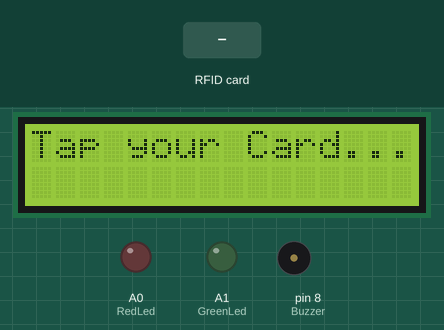
This sketch was run on a simulated Arduino Uno, built with avr-gcc and run on an emulated ATmega328P. Parts: 16×2 character LCD, output pins drawn as LEDs (lit = HIGH), buzzer (waves = sounding, pin HIGH). Inputs (shaded band) come from the test bench. Pins used as bus, display or sensor lines are not drawn; what the sketch prints to the serial monitor is not drawn.

Above: at 1.3 s.
1.4 s: RFID card E5 1F CD 10 held to the reader
At 3.0 s:
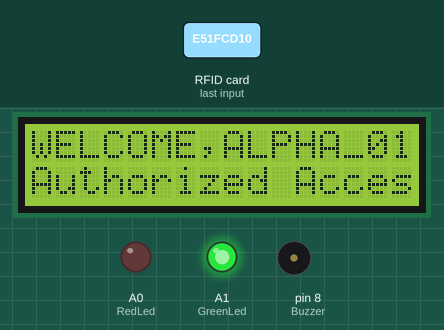
3.3 s: RFID card 5E 7A 19 C4 held to the reader
At 4.3 s:
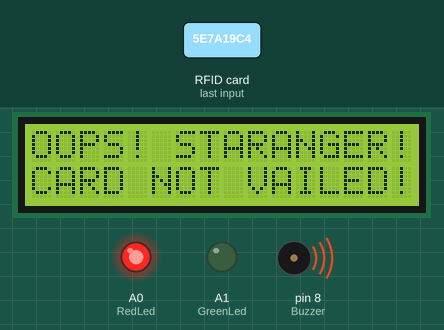
6.3 s: RFID card 6B A1 4D 1F held to the reader
At 7.9 s:
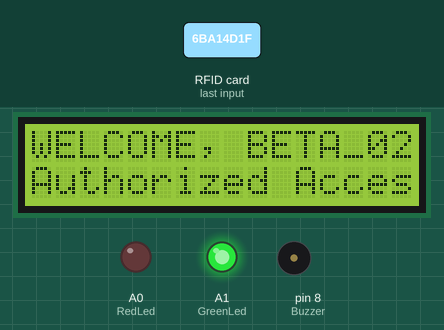
8.2 s: RFID card A4 84 B0 13 held to the reader
At 10.0 s:
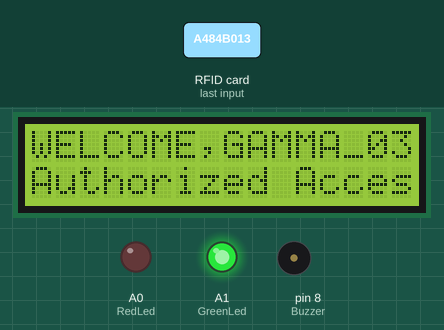
Timing chart, 0 to 11.8 s (numbered marks = the images above; inputs shaded):
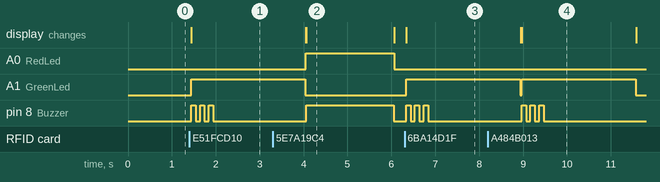

The sketch:

RFID_Arduino.ino
```cpp
//*******************************libraries********************************
#include <SPI.h>          //Serial Peripheral Interface used to communicate with pheripheral devices.
#include <MFRC522.h>      //MFRC522 used for read/write different types of RFID cards or tags.
#include<LiquidCrystal.h> //It is used for read/write different operation of LCD.
//************************************************************************

//*******************************Pin Define*******************************
int const RedLed=A0;
int const GreenLed=A1;
int const Buzzer=8;
#define SS_PIN 10
#define RST_PIN 9
LiquidCrystal lcd(2, 3, 4, 5, 6, 7);
MFRC522 mfrc522(SS_PIN, RST_PIN); // Create MFRC522 instance.
//************************************************************************

//*******************************Card Define******************************
byte card_ID[4];                                //card UID size 4byte
byte Name1[4]={0xE5,0x1F,0xCD,0x10};            //first UID card
byte Name2[4]={0x6B,0xA1,0x4D,0x1F};            //second UID card
byte Name3[4]={0xA4,0x84,0xB0,0x13};            // Third UID card
byte Name4[4]={0x3B,0x3C,0xD2,0x0D};            // Fourth UID card
                                                //if you want the arduino to detect the cards only once
int NumbCard[4];                                //this array content the number of cards. in my case i have just two cards.
int j=0;
String Name;                                    //user name
long Number;                                    //user number
//************************************************************************

void setup() {
  Serial.begin(9600);                           // Initialize serial communications with the PC
  SPI.begin();                                  // Initialization SPI bus
  mfrc522.PCD_Init();                           // Initialization MFRC522 card
  lcd.begin(16, 2);                             // Initialization LCD Display
   //---------------------------------------------------------------------------------------------
  Serial.println("CLEARSHEET");                 // clears starting at row 1
  Serial.println("LABEL,Date,Time,Name,Number");// make four columns (Date,Time,[Name:"user name"]line 48 & 52,[Number:"user number"]line 49 & 53)
  lcd.print("Tap your Card....");               // print on lcd display
   //---------------------------------------------------------------------------------------------
  pinMode(RedLed,OUTPUT);                       //Initialize Red Led
  pinMode(GreenLed,OUTPUT);                     //Initialize Green Led
  pinMode(Buzzer,OUTPUT);                       //Initialize Buzzer
   //---------------------------------------------------------------------------------------------
   }

void loop() {
                                                //look for new card
   if ( ! mfrc522.PICC_IsNewCardPresent()) {
  return;                                       //got to start of loop if there is no card present
 }
                                                // Select one of the cards
 if ( ! mfrc522.PICC_ReadCardSerial()) {
  return;                                       //if read card serial(0) returns 1, the uid struct contians the ID of the read card.
 }
   //--------------------------------------------------------------------------------------------
      // Check for card user
 for (byte i = 0; i < mfrc522.uid.size; i++) {
     card_ID[i]=mfrc522.uid.uidByte[i];

       if(card_ID[i]==Name1[i]){
       Name="ALPHA";                             //user name
       Number=01;                               //user number
       j=0;                                     //first number in the NumbCard array
       lcd.setCursor(0, 0);                     //Set the cursor on first column first row on lcd display
       lcd.print("WELCOME,ALPHA_01 ");          //print the user name on lcd display
       lcd.setCursor(0, 1);                     //set the cursor on first column second row on lcd display
       lcd.print("Authorized Access");          //print the message on the lcd display
      }

      else if(card_ID[i]==Name2[i]){
       Name="BETA";                            //user name
       Number=02;                               //user number
       j=1;                                     //Third number in the NumbCard array
       lcd.setCursor(0, 0);                     //Set the cursor on first column first row on lcd display
       lcd.print("WELCOME, BETA_02 ");           //print the user name on lcd display
       lcd.setCursor(0, 1);                     //set the cursor on first column second row on lcd display
       lcd.print("Authorized Access");          //print the message on the lcd display
      }

      else if(card_ID[i]==Name3[i]){
       Name="GAMMA";                              //user name
       Number=03;                                //user number
       j=2;                                      //Third number in the NumbCard array
       lcd.setCursor(0, 0);                      //Set the cursor on first column first row on lcd display
       lcd.print("WELCOME,GAMMA_03 ");            //print the user name on lcd display
       lcd.setCursor(0, 1);                      //set the cursor on first column second row on lcd display
       lcd.print("Authorized Access");           //print the message on the lcd display
      }

      else if(card_ID[i]==Name4[i]){
       Name="DELTA";                             //user name
       Number=04;                                //user number
       j=3;                                      //Third number in the NumbCard array : NumbCard[j]
       lcd.setCursor(0, 0);                      //Set the cursor on first column first row on lcd display
       lcd.print("WELCOME,DELTA_04 ");           //print the user name on lcd display
       lcd.setCursor(0, 1);                      //set the cursor on first column second row on lcd display
       lcd.print("Authorized Access");           //print the message on the lcd display
      }

      //If the card is not valid. So red led will glow and access denied.
      else{
       digitalWrite(GreenLed,LOW);
       digitalWrite(RedLed,HIGH);
       lcd.setCursor(0, 0);
       lcd.print("OOPS! STARANGER!  ");
       lcd.setCursor(0, 1);
       lcd.print("CARD NOT VAILED!  ");
       digitalWrite(Buzzer, HIGH);
       delay(2000);
       digitalWrite(Buzzer, LOW);
       goto cont;                                 //go directly to "cont" line
     }
}

    //-------------------------------------------------------------------------------------------
       // Sending data to Excel Sheet and command for glow green led for authorized access and beep sound
      NumbCard[j] = 1;                            //put 1 in the NumbCard array : NumbCard[j]={1,1} to let the arduino know if the card was detecting
      Serial.print("DATA,DATE,TIME," + Name);     //send the Name to excel
      Serial.print(",");
      Serial.println(Number);                     //send the Number to excel
      digitalWrite(GreenLed,HIGH);
      digitalWrite(RedLed,LOW);
      digitalWrite(Buzzer, HIGH);
      delay(100);
      digitalWrite(Buzzer, LOW);
      delay(100);
      digitalWrite(Buzzer, HIGH);
      delay(100);
      digitalWrite(Buzzer, LOW);
      delay(100);
      digitalWrite(Buzzer, HIGH);
      delay(100);
      digitalWrite(Buzzer, LOW);
      delay(100);
      digitalWrite(Buzzer,LOW);
      delay(2000);
      digitalWrite(GreenLed,LOW);
      lcd.setCursor(0, 0);
      lcd.print("Tap your Card....");
      lcd.setCursor(0, 1);
      lcd.print("                 ");
      Serial.println("SAVEWORKBOOKAS,Names/WorkNames");

  //----------------------------------------------------------------------------------------------
    //defalt command for unauthorised access
cont:
lcd.setCursor(0, 0);
lcd.print("Tap your Card....");
lcd.setCursor(0, 1);
lcd.print("                 ");
digitalWrite(RedLed,LOW);

}
```

Measured:
- after the input at 1.4 s, A1 (GreenLed): LOW → HIGH at once; pin 8 (Buzzer): alternates HIGH for 0.10 s and LOW for 0.10 s, 6 changes in all, then stays LOW, starting at once; the display: changes at once (image 1)
- after the input at 3.3 s, A0 (RedLed): LOW → HIGH after 0.75 s, → LOW 2.0 s later; pin 8 (Buzzer): LOW → HIGH after 0.76 s, → LOW 2.0 s later; the display: first differs from a run without the input after 0.76 s (image 2)
- after the input at 6.3 s, A1 (GreenLed): LOW → HIGH at once; pin 8 (Buzzer): alternates HIGH for 0.10 s and LOW for 0.10 s, 6 changes in all, then stays LOW, starting at once; the display: changes at once (image 3)
- after the input at 8.2 s, pin 8 (Buzzer): alternates HIGH for 0.10 s and LOW for 0.10 s, 6 changes in all, then stays LOW, starting after 0.77 s; the display: first differs from a run without the input after 0.77 s (image 4)
- what the display in image 2 shows lasts 2.0 s, from 4.1 s to 6.1 s
